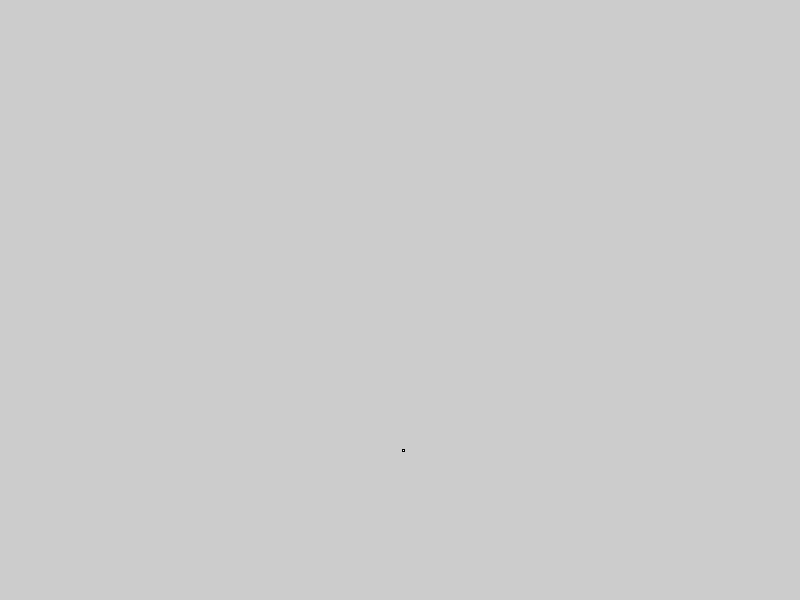
Frame 1 (no input)
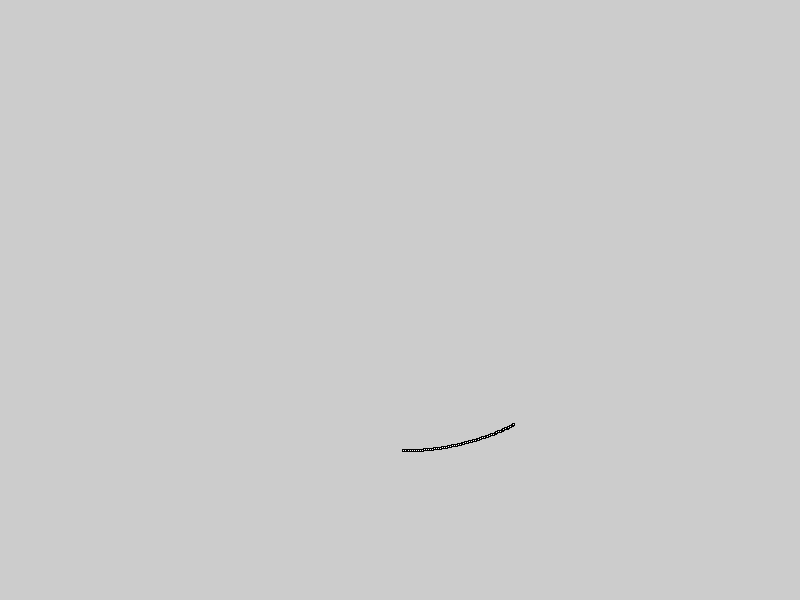
Frame 60 (the mouse pressed at the canvas centre just before this capture)
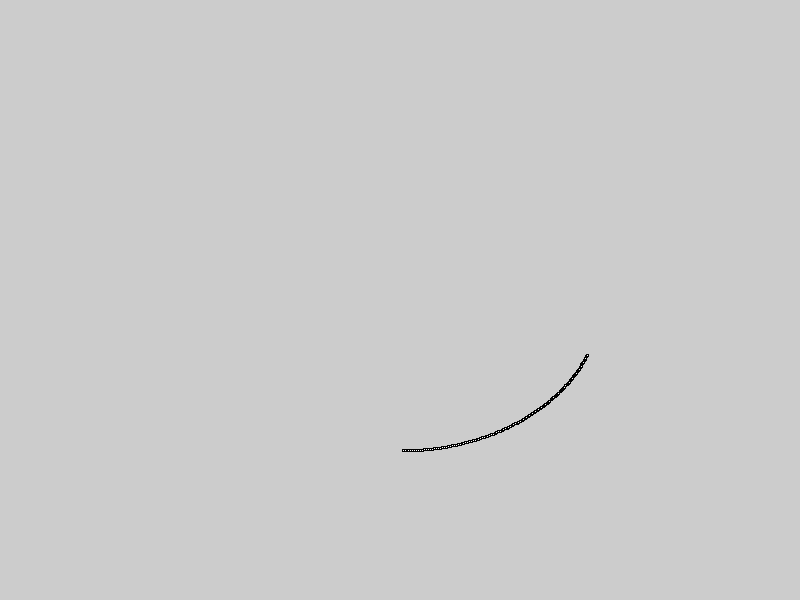
Frame 120 (the mouse held since frame 60 and released just before this capture)

The Processing sketch that drew these frames (run headless with seeded random() and noise(); from frame 60 on, the mouse is pressed at the canvas centre):

// Processing sketch: sketch_151210a
// ── sketch_151210a.pde
void setup() {
  size(800, 600);
}
void draw() {
  float x= sin(frameCount*0.01)*width*0.25;
  float y= cos(frameCount*0.01)*height*0.25;
  rect(width*0.5+x, height*0.5+y, 2, 2);
}
